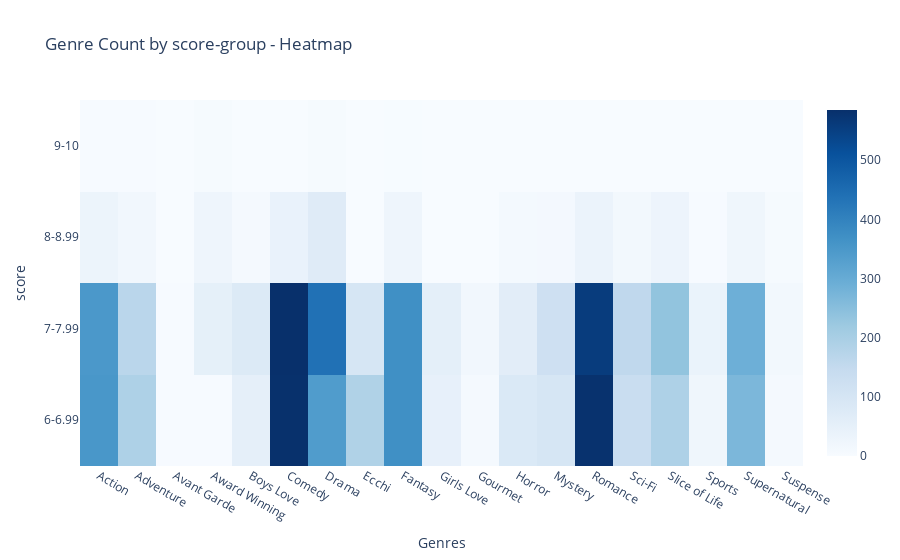

The cell this chart's notebook holds for it:
### Code cell
# HEATMAP - INTERACTIVE - SCORE-GROUPS GENRES
#df_gen_sco_final = df_gen_sco_final.reset_index()
heatmap = go.Heatmap(
    x=df_gen_sco_final.columns,
    y=df_gen_sco_final.index,
    z=df_gen_sco_final.values,
    colorscale='Blues'
)

layout = go.Layout(
    xaxis=dict(title='Genres'),
    yaxis=dict(title='score'),
    title='Genre Count by SCORE-GROUPS - Heatmap'
)

fig = go.Figure(data=[heatmap], layout=layout)

fig.show()

### Figure 1 — Plotly figure (JSON) as saved in the notebook; plotly's stock layout.template omitted (floating-point values rounded to 4 significant figures)
{"data": [{"colorscale": [[0, "rgb(247,251,255)"], [0.125, "rgb(222,235,247)"], [0.25, "rgb(198,219,239)"], [0.375, "rgb(158,202,225)"], [0.5, "rgb(107,174,214)"], [0.625, "rgb(66,146,198)"], [0.75, "rgb(33,113,181)"], [0.875, "rgb(8,81,156)"], [1, "rgb(8,48,107)"]], "type": "heatmap", "x": ["Action", "Adventure", "Avant Garde", "Award Winning", "Boys Love", "Comedy", "Drama", "Ecchi", "Fantasy", "Girls Love", "Gourmet", "Horror", "Mystery", "Romance", "Sci-Fi", "Slice of Life", "Sports", "Supernatural", "Suspense"], "y": ["6-6.99", "7-7.99", "8-8.99", "9-10"], "z": [[353, 190, 4, 3, 53, 583, 340, 186, 370, 48, 8, 84, 96, 581, 138, 190, 23, 268, 8], [349, 169, 4, 52, 79, 585, 439, 97, 371, 55, 17, 62, 122, 558, 158, 236, 38, 289, 15], [32, 19, 0, 27, 8, 40, 71, 1, 26, 1, 0, 11, 12, 36, 14, 30, 4, 23, 6], [4, 3, 0, 6, 0, 0, 5, 0, 2, 0, 0, 1, 1, 0, 0, 1, 1, 1, 0]]}], "layout": {"title": {"text": "Genre Count by score-group - Heatmap"}, "xaxis": {"title": {"text": "Genres"}}, "yaxis": {"title": {"text": "score"}}}}
